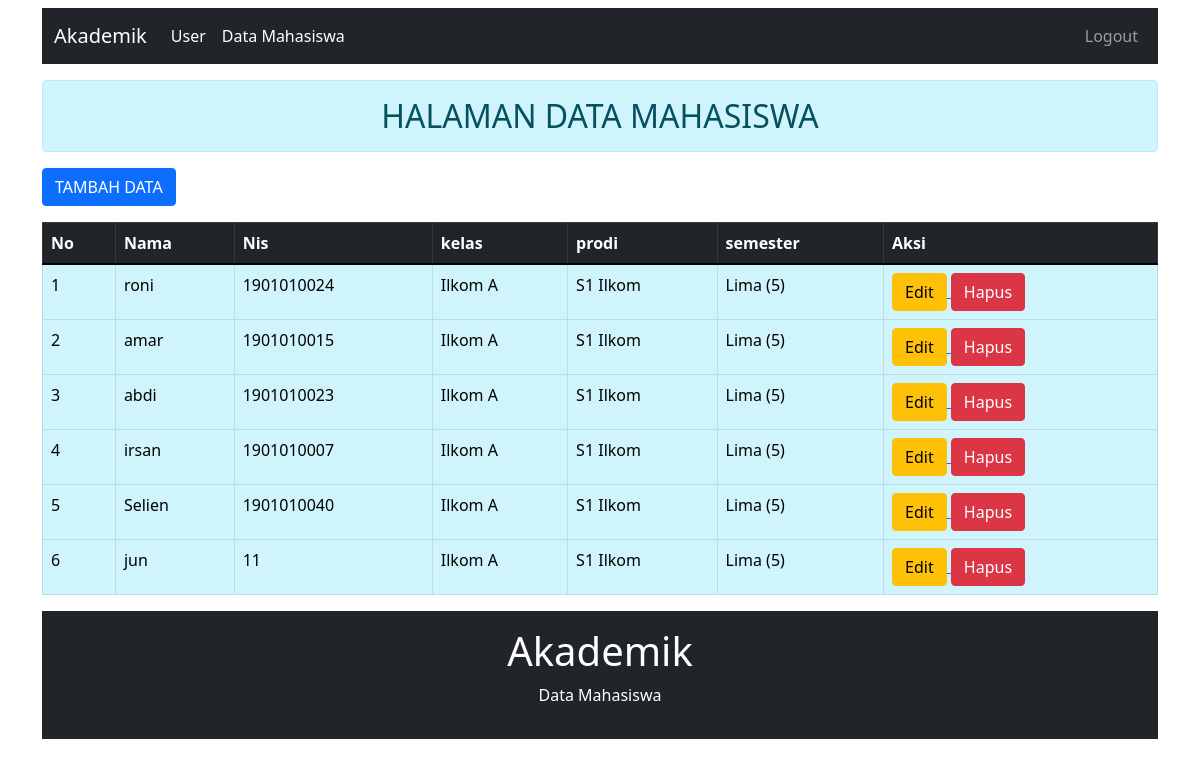
The page /Akademik/home.php on the database its author committed.
### tables this page shows
CREATE TABLE IF NOT EXISTS `tbl_mahasiswa` (
`kode` int(11) NOT NULL,
  `nama` varchar(100) NOT NULL,
  `nis` varchar(30) NOT NULL,
  `kelas` varchar(255) NOT NULL,
  `prodi` varchar(30) NOT NULL,
  `semester` varchar(50) NOT NULL
);

### Akademik/home.php (the view, shortened to what this page needs)
<!DOCTYPE html>
<html lang="en">
<head>
    <link rel="stylesheet" href="bootstrap/css/bootstrap.min.css">
</head>
<body>
    <div class="container mt-2">
        <?php
        include 'navbar.php';
        ?>
        <h2 style="text-align: center;" class="alert alert-info mt-3 ">HALAMAN DATA MAHASISWA</h2>
        <a href="tambah.php" class="btn btn-primary mb-3"> TAMBAH DATA </a>
        <table class="table table-bordered">
            <thead class="table-dark">
                <tr>
                    <th>No</th>
                    <th>Nama</th>
                    <th>Nis</th>
                    <th>kelas</th>
                    <th>prodi</th>
                    <th>semester</th>
                    <th>Aksi</th>
                </tr>
            </thead>
            <tbody class="table-info">
                <?php
                require 'setting.php';
                $query = "SELECT * FROM tbl_mahasiswa";
                $sql = mysqli_query($koneksi, $query);
                $no = 1;
                while ($data = mysqli_fetch_object($sql)) {
                ?>
                    <tr>
                        <td> <?= $no++ ?> </td>
                        <td> <?php echo $data->nama; ?> </td>
                        <td> <?php echo $data->nis; ?> </td>
                        <td> <?php echo $data->kelas; ?> </td>
                        <td> <?php echo $data->prodi; ?> </td>
                        <td> <?php echo $data->semester; ?> </td>
                        <td>
                            <a href="edit.php?url-kode=<?= $data->kode; ?>">
                                <input type="submit" value="Edit" class="btn btn-warning">
                            </a>
                                <a href="hapus.php?kode=<?= $data->kode; ?>">
                                    <input type="submit" value="Hapus" class="btn btn-danger" onclick="return confirm('Yakin Hapus Data?')">
                                </a>
                        </td>
                    </tr>
                <?php
                }
                ?>
            </tbody>
        </table>
        <?php
        include 'footer.php';
        ?>
    </div>
</body>
</html>

### rows shown on the page
tbl_mahasiswa: nama "roni", nis "1901010024", kelas "Ilkom A", prodi "S1 Ilkom", semester "Lima (5)"
tbl_mahasiswa: nama "amar", nis "1901010015", kelas "Ilkom A", prodi "S1 Ilkom", semester "Lima (5)"
tbl_mahasiswa: nama "abdi", nis "1901010023", kelas "Ilkom A", prodi "S1 Ilkom", semester "Lima (5)"
tbl_mahasiswa: nama "irsan", nis "1901010007", kelas "Ilkom A", prodi "S1 Ilkom", semester "Lima (5)"
tbl_mahasiswa: nama "Selien", nis "1901010040", kelas "Ilkom A", prodi "S1 Ilkom", semester "Lima (5)"
tbl_mahasiswa: nama "jun", nis "11", kelas "Ilkom A", prodi "S1 Ilkom", semester "Lima (5)"
